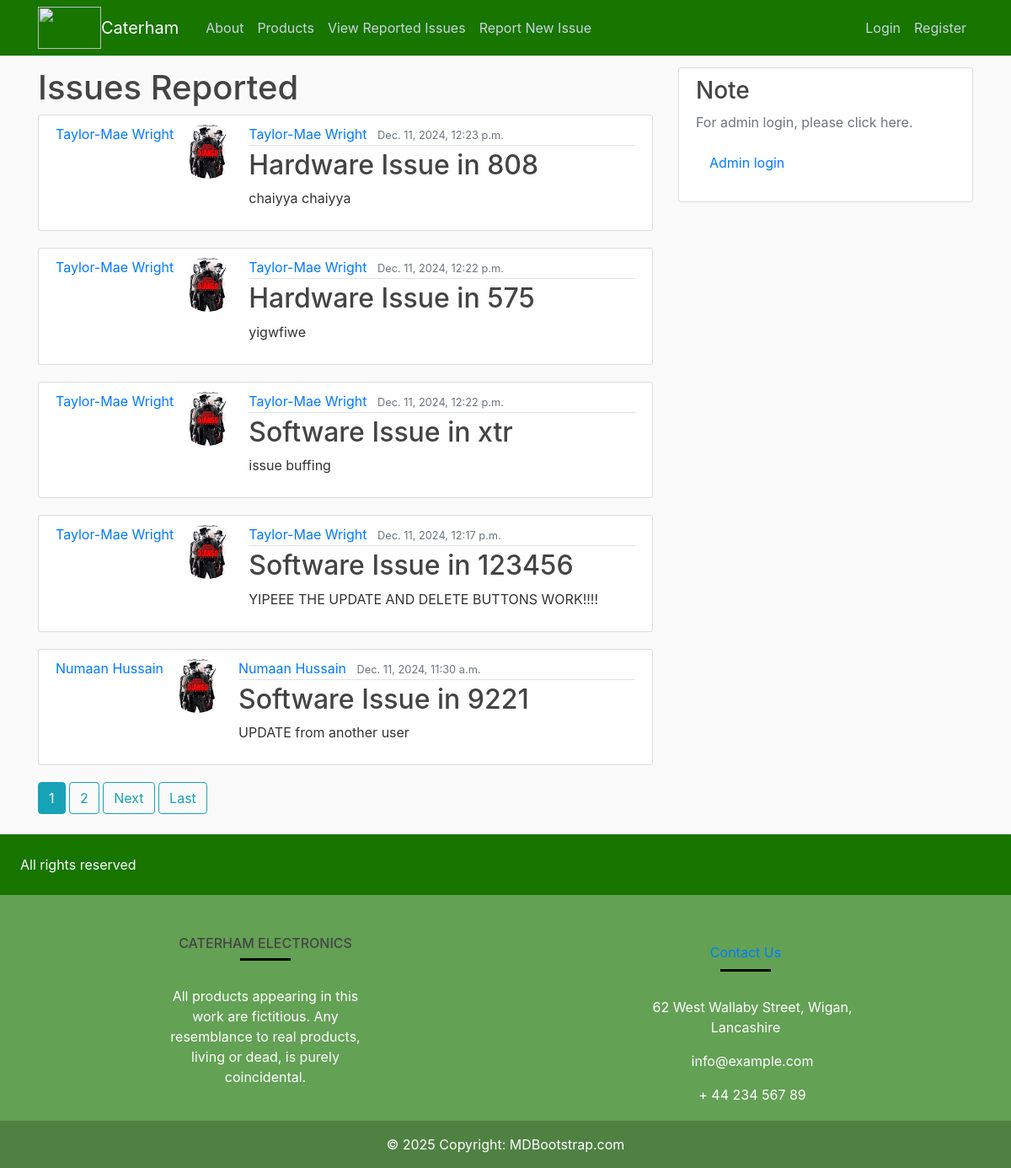
The page /report/ on the database its author committed.
### itreporting/models.py (models this page shows, shortened)
class Issue(models.Model):
    type = models.CharField(max_length=100, choices = [('Hardware', 'Hardware'), ('Software', 'Software')])
    room = models.CharField(max_length=100)
    urgent = models.BooleanField(default = False)
    details = models.TextField()
    date_submitted = models.DateTimeField(default=timezone.now)
    description = models.TextField()
    author = models.ForeignKey(User, related_name = 'issues', on_delete=models.CASCADE)
    def __str__(self):
        return f'{self.type} Issue in {self.room}'

### users/models.py (models this page shows)
class Profile(models.Model):
    user = models.OneToOneField(User, on_delete=models.CASCADE)
    image = models.ImageField(default='default.png', upload_to='profile_pics')
    def __str__(self):
        return f'{self.user.first_name} {self.user.last_name}'

### itreporting/views.py (the view)
# urls.py: path('report/', PostListView.as_view(), name = 'report'),
class PostListView(ListView):
    model = Issue
    ordering = ['-date_submitted']
    template_name = 'itreporting/report.html'
    context_object_name = 'issues'
    paginate_by = 5  # Optional pagination

### templates/itreporting/report.html (shortened to what this page needs)
{% extends "itreporting/base.html" %}
{% block content %}
<head>
</head>
<body>
    <h1>Issues Reported</h1>
    {% for issue in issues %}
        <article class="media content-section">
            <a class="mr-2" href="{% url 'itreporting:user-issues' issue.author.username %}">{{ issue.author.profile }}</a>
        <img class="rounded-circle article-img" src="{{ issue.author.profile.image.url }}"/>
            <div class="media-body">
                <div class="article-metadata">
                    <a class="mr-2" href="#">{{ issue.author.profile }}</a>
                    <small class="text-muted">{{ issue.date_submitted }}</small>
                </div>
                <h2><a class="article-title" href="{% url 'itreporting:issue-detail' issue.id %}">{{ issue }}</a></h2>
                <p class="article-content">{{ issue.details }}</p>
            </div>
        </article>
    {% endfor %}
    {% if is_paginated %}
    {% for num in page_obj.paginator.page_range %}
    {% if page_obj.number == num %}
        <a class="btn btn-info mb-4" href="?page={{num}}">{{num}}</a>
    {% elif num > page_obj.number|add:'-3' and num < page_obj.number|add:'3' %}
        <a class="btn btn-outline-info mb-4" href="?page={{num}}">{{num}}</a>
    {% endif %}
    {% endfor %}
    {% if page_obj.has_next %}
        <a class="btn btn-outline-info mb-4" href="?page={{page_obj.next_page_number}}">Next</a>
        <a class="btn btn-outline-info mb-4" href="?page={{page_obj.paginator.num_pages}}">Last</a>
    {% endif %}
    {% endif %}
</body>
</html>
{% endblock %}

### templates/itreporting/base.html (shortened to what this page needs)
{% load static %}
<!DOCTYPE html>
<html>
<head>
    <link rel="stylesheet" href="https://cdn.jsdelivr.net/npm/bootstrap@4.0.0/dist/css/bootstrap.min.css">
    <link rel="stylesheet" type="text/css" href="{% static 'css/styles.css' %}" />
</head>
<body>
    <div class="container">
        <header class="site-header">
            <nav class="navbar navbar-expand-md navbar-dark bg-steel fixed-top">
                <div class="container">
                <img src="https://www.logo-designer.co/storage/2014/01/Caterham-Group-logo-design-rebrand.jpg" width="75" height="50">
                <a class="navbar-brand mr-4" href="{% url 'itreporting:home' %}">Caterham</a>
                <div class="collapse navbar-collapse" id="navbarToggle">
                    <div class="navbar-nav mr-auto">
                        <a class="nav-item nav-link" href="{% url 'itreporting:about' %}">About</a>
                        <a class="nav-item nav-link" href="{% url 'product' %}">Products</a>
                        <a class="nav-item nav-link" href="{% url 'itreporting:report' %}">View Reported Issues</a>
                        <a class="nav-item nav-link" href="{% url 'itreporting:issue-create' %}">Report New Issue</a>
                    </div>
                    <div class="navbar-nav">
                        {% if user.is_authenticated  %}
                            <a class="nav-item nav-link" href="{% url 'users:profile' %}">Profile</a>
                            <form method="post" id="frm_logout" action="{% url 'logout' %}">
                                {% csrf_token %}
                                <a class="nav-item nav-link" href="javascript:$('#frm_logout').submit();">Logout</a>
                            </form>
                        {% else %}
                            <a class="nav-item nav-link" href="{% url 'login' %}">Login</a>
                            <a class="nav-item nav-link" href="{% url 'users:register' %}">Register</a>
                        {% endif %}
                     </div>
                </div>
                </div>
            </nav>
        </header>
        <div class="row">
            <div class="col-md-8">
            {% block content %}{% endblock %}
            <div class="col-md-4">
                <div class="content-section">
                    <h3>Note</h3>
                    <p class='text-muted'>For admin login, please click here.
                      <ul class="list-group">
                        <a class="nav-item nav-link" href="{% url 'admin:index' %}">Admin login</a>
                      </ul>
                    </p>
                  </div>
            </div>
    <footer
            class="text-center text-lg-start text-white"
            style="background-color: #177500a9"
            >
      <section
               class="d-flex justify-content-between p-4"
               style="background-color: #177500"
               >
        <div class="me-5">
          <span>All rights reserved </span>
        </div>
      </section>
      <section class="">
        <div class="container text-center text-md-start mt-5">
          <div class="row mt-3">
            <div class="col-md-3 col-lg-4 col-xl-3 mx-auto mb-4">
              <h6 class="text-uppercase fw-bold">Caterham Electronics</h6>
              <hr
                  class="mb-4 mt-0 d-inline-block mx-auto"
                  style="width: 60px; background-color: #000000; height: 2px"
                  />
              <p>
                All products appearing in this work are fictitious. Any resemblance to real products,
                living or dead, is purely coincidental.
              </p>
            </div>
            <div class="col-md-4 col-lg-3 col-xl-3 mx-auto mb-md-0 mb-4">
              <a class="nav-item nav-link" href="{% url 'itreporting:contact' %}">Contact Us</a>
              <hr
                  class="mb-4 mt-0 d-inline-block mx-auto"
                  style="width: 60px; background-color: #000000; height: 2px"
                  />
              <p>62 West Wallaby Street, Wigan, Lancashire</p>
              <p> info@example.com</p>
              <p> + 44 234 567 89</p>
            </div>
          </div>
        </div>
      </section>
      <div
           class="text-center p-3"
           style="background-color: rgba(0, 0, 0, 0.2)"
           >
        © 2025 Copyright:
        <a class="text-white" href="https://mdbootstrap.com/"
           >MDBootstrap.com</a
          >
      </div>
    </footer>
  </body>
</html>

### static/css/styles.css (style rules this page uses)
body { background: #fafafa; color: #333333; margin-top: 5rem; }
h1, h2, h3, h4, h5, h6 { color: #444444; }
ul { margin: 0; }
.bg-steel { background-color: #177500; }
.site-header .navbar-nav .nav-link { color: #cbd5db; }
.content-section { background: #ffffff; padding: 10px 20px; border: 1px solid #dddddd; border-radius: 3px; margin-bottom: 20px; }
.article-title { color: #444444; }
.article-content { white-space: pre-line; }
.article-img { height: 65px; width: 65px; margin-right: 16px; }
.article-metadata { padding-bottom: 1px; margin-bottom: 4px; border-bottom: 1px solid #e3e3e3 }

### rows shown on the page
Issue: author.profile "Taylor-Mae Wright", author.profile.image (picture), date_submitted "Dec. 11, 2024, 12:23 p.m.", type+room "Hardware Issue in 808", details "chaiyya chaiyya"
Issue: author.profile "Taylor-Mae Wright", author.profile.image (picture), date_submitted "Dec. 11, 2024, 12:22 p.m.", type+room "Hardware Issue in 575", details "yigwfiwe"
Issue: author.profile "Taylor-Mae Wright", author.profile.image (picture), date_submitted "Dec. 11, 2024, 12:22 p.m.", type+room "Software Issue in xtr", details "issue buffing"
Issue: author.profile "Taylor-Mae Wright", author.profile.image (picture), date_submitted "Dec. 11, 2024, 12:17 p.m.", type+room "Software Issue in 123456", details "YIPEEE THE UPDATE AND DELETE BUTTONS WORK!!!!"
Issue: author.profile "Numaan Hussain", author.profile.image (picture), date_submitted "Dec. 11, 2024, 11:30 a.m.", type+room "Software Issue in 9221", details "UPDATE from another user"

### other values the page prints
{{ num }} "1"
{{ num }} "2"
